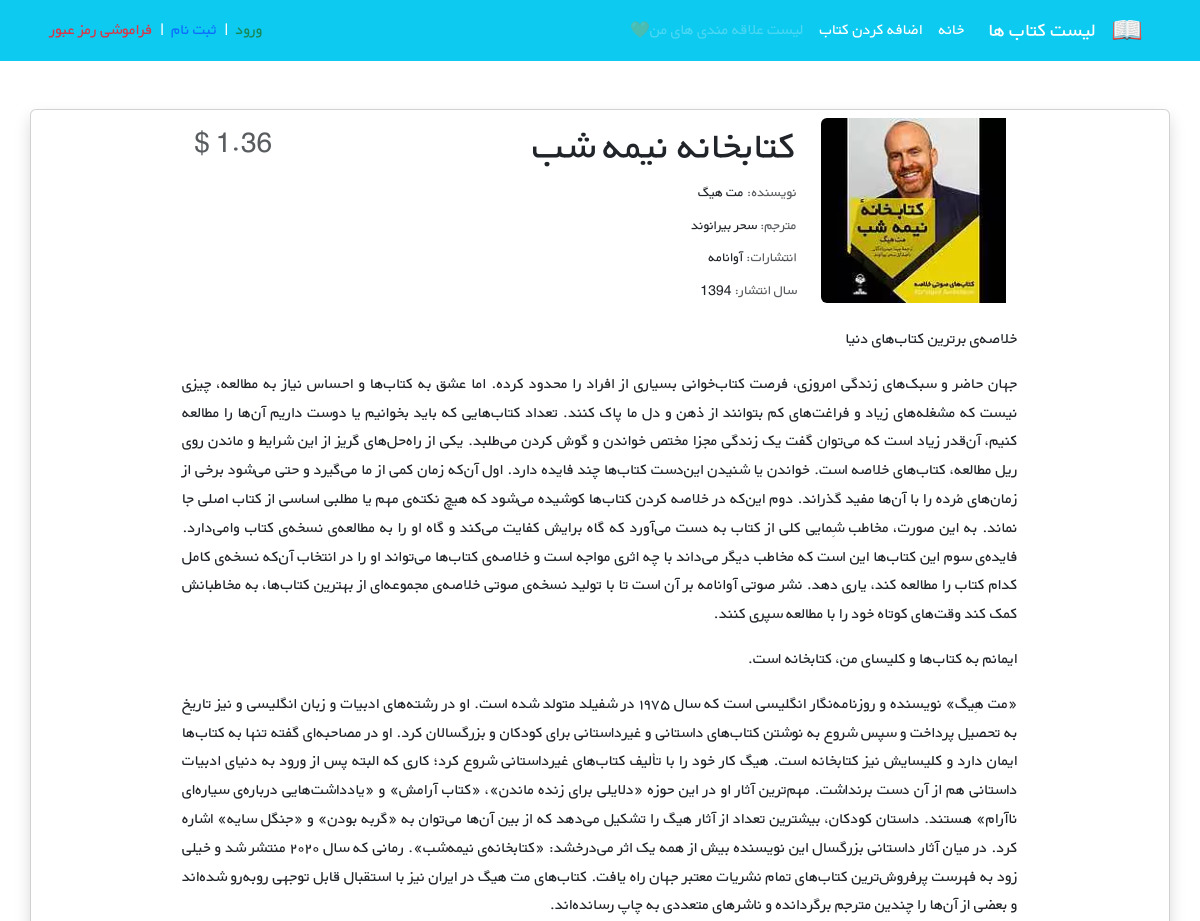
Before: /books/6/ (upper part) with the older database file.
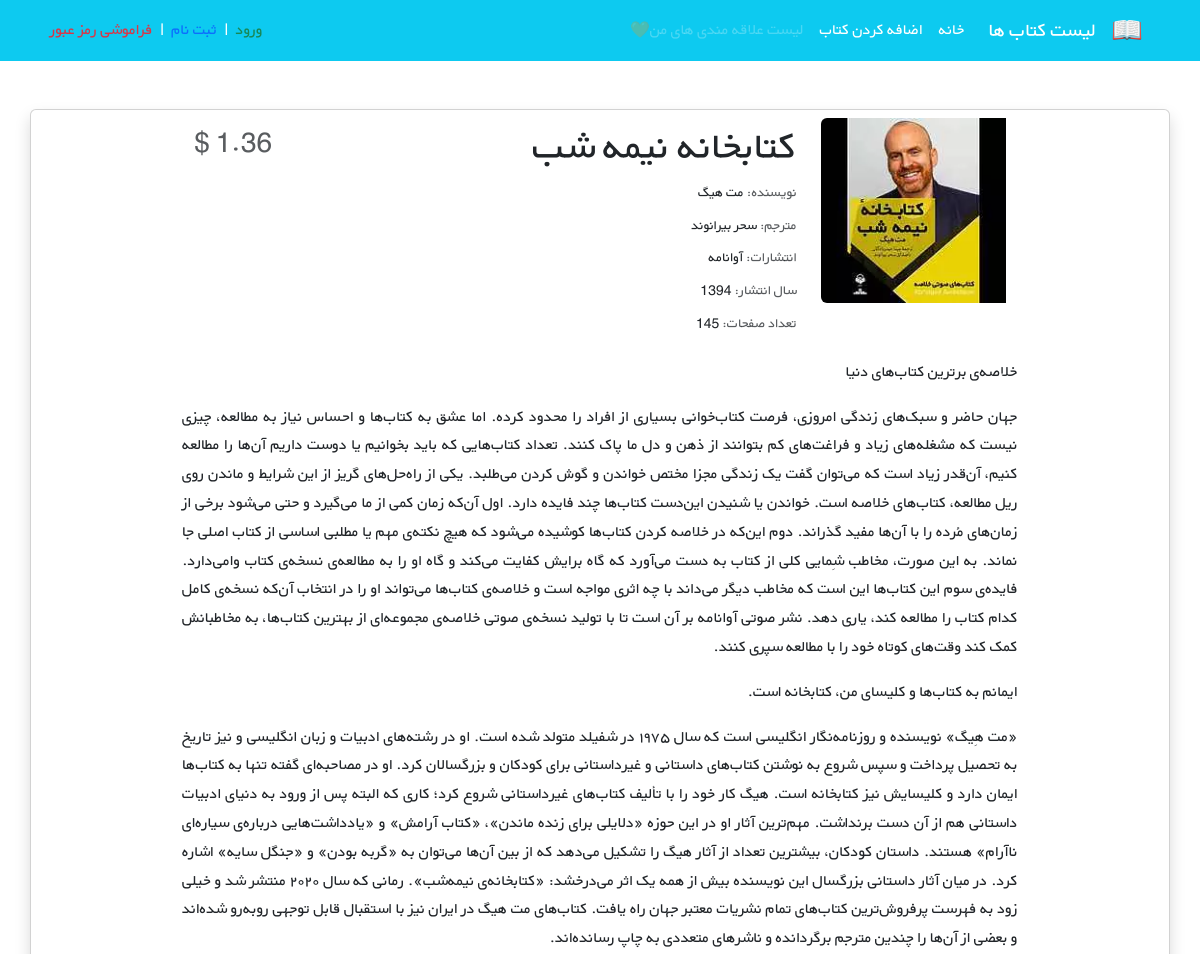
After: the same page with the newer database file.
### books/models.py (models this page shows, shortened)
class Book(models.Model):
    title = models.CharField(max_length=255, verbose_name='عنوان کتاب')
    author = models.CharField(max_length=255, default='جک لندن', verbose_name='نویسنده')
    description = models.TextField(verbose_name='توضیحات')
    price = models.DecimalField(max_digits=6, decimal_places=2, default=9.99, verbose_name='قیمت')
    cover = models.ImageField(upload_to='covers/', blank=True, verbose_name='عکس جلد')
    translator = models.CharField(max_length=255, blank=True, verbose_name='مترجم')
    publisher = models.CharField(max_length=255, blank=True, verbose_name='ناشر')
    year_published = models.PositiveSmallIntegerField(null=True, blank=True, verbose_name='سال انتشار')
    number_of_pages = models.PositiveSmallIntegerField(null=True, blank=True, verbose_name='تعداد صفحات کتاب')
    datetime_created = models.DateTimeField(auto_now_add=True, verbose_name='زمان ایجاد کتاب')
    user = models.ForeignKey(to=get_user_model(), on_delete=models.CASCADE, verbose_name='ایجاد کننده کتاب', related_name='books')
    def get_absolute_url(self):
        return reverse("book_detail", kwargs={"pk": self.pk})

### books/views.py (the view, shortened to what this page needs)
# urls.py: path('<int:pk>/', BookDetailView.as_view(), name='book_detail'),
class BookDetailView(generic.DetailView):
    model = Book
    template_name = 'books/book_detail.html'
    context_object_name = 'book'
    def get_context_data(self,*args, **kwargs): # اگه بخوایم تابع get_context_data رو بنویسیم، kwargs رو نمیشه حذف کرد. خودش کلید آبجکت رو به صورت kwargs میفرسته.
        book = self.get_object()
        if self.request.user.is_authenticated:
            liked = Favorite.objects.filter(book=book, user=self.request.user).count()
        else:
            liked=False
        context={
            'book': book,
            'comments': Comment.objects.filter(is_approved=True, book=book.pk).order_by('-datetime_modified').select_related('user'),
            'comment_form': CommentForm(),
            'liked': liked,
            }
        return context

### books/templates/books/book_detail.html (shortened to what this page needs)
{% extends "_base.html" %}
{% load static %}
{% load crispy_forms_tags %}
{% load my_tags %}
{% block content %}
<div class="d-flex justify-content-center">
    <div class="row w-sm-75 w-100">
        <div class="col-xs-12 col-md-3 d-flex justify-content-center">
            <div>
                {% if book.cover %}
                <img src="{{ book.cover.url }}"
                class="img-fluid rounded-start" alt="عکس جلد کتاب">
                {% else %}
                <img src="{% static 'icons/book.png' %}"
                class="img-fluid rounded-start" alt="عکس جلد کتاب">
                {% endif %}
            </div>
        </div>
        <div class="col-xs-12 col-md-6 text-center text-md-end mt-md-1 mt-4">
            <h1> {{ book.title }} </h1>
            <h5 class="small my-1"><span class="text-muted">نویسنده: </span>{{ book.author }}</h5>
            {% if book.translator %}
                <h5 class="small my-1"><span class="text-muted">مترجم: </span>{{ book.translator }}</h5>
            {% endif %}
            {% if book.publisher %}
                <h5 class="small my-1"><span class="text-muted">انتشارات: </span>{{ book.publisher }}</h5>
            {% endif %}
            {% if book.year_published %}
                <h5 class="small my-1"><span class="text-muted">سال انتشار: </span>{{ book.year_published }}</h5>
            {% endif %}
            {% if book.number_of_pages %}
                <h5 class="small my-1"><span class="text-muted">تعداد صفحات: </span>{{ book.number_of_pages }}</h5>
            {% endif %}
        </div>
        <div class="col-xs-12 col-md-3 d-flex flex-column">
            <h3 class="align-self-center pt-2 text-muted align-self-md-end">
                {{ book.price }} $
            </h3>
        </div>
    </div>
</div>
<div class="d-flex justify-content-center">
    <div class="my-3 w-sm-75 w-100" style='text-align: justify'>
        {{ book.description|linebreaks }}
    </div>
</div>
{% endblock content %}

Changed rows visible on the page:
changed Book "کتابخانه نیمه شب": number_of_pages (not shown) → "145"
Other visible differences:
text now shown: "تعداد صفحات:"
